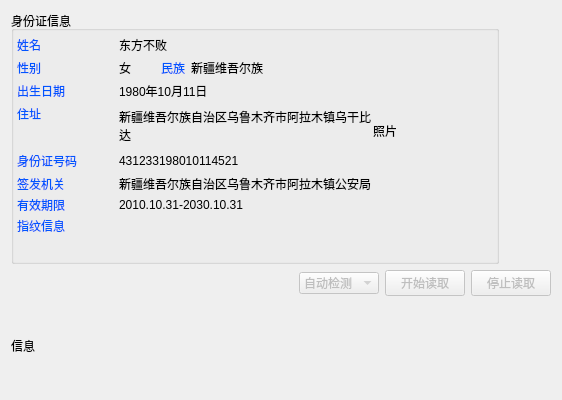
<?xml version="1.0" encoding="UTF-8"?>
<ui version="4.0">
 <class>Dialog</class>
 <widget class="QDialog" name="Dialog">
  <property name="geometry">
   <rect>
    <x>0</x>
    <y>0</y>
    <width>558</width>
    <height>400</height>
   </rect>
  </property>
  <property name="sizePolicy">
   <sizepolicy hsizetype="Fixed" vsizetype="Fixed">
    <horstretch>0</horstretch>
    <verstretch>0</verstretch>
   </sizepolicy>
  </property>
  <property name="windowTitle">
   <string>Dialog</string>
  </property>
  <layout class="QVBoxLayout" name="verticalLayout">
   <item>
    <widget class="QGroupBox" name="groupBox">
     <property name="sizePolicy">
      <sizepolicy hsizetype="Fixed" vsizetype="Fixed">
       <horstretch>0</horstretch>
       <verstretch>0</verstretch>
      </sizepolicy>
     </property>
     <property name="minimumSize">
      <size>
       <width>540</width>
       <height>320</height>
      </size>
     </property>
     <property name="maximumSize">
      <size>
       <width>540</width>
       <height>320</height>
      </size>
     </property>
     <property name="title">
      <string>身份证信息</string>
     </property>
     <layout class="QGridLayout" name="gridLayout">
      <property name="sizeConstraint">
       <enum>QLayout::SetFixedSize</enum>
      </property>
      <property name="leftMargin">
       <number>3</number>
      </property>
      <property name="topMargin">
       <number>3</number>
      </property>
      <property name="rightMargin">
       <number>3</number>
      </property>
      <property name="bottomMargin">
       <number>3</number>
      </property>
      <property name="spacing">
       <number>2</number>
      </property>
      <item row="8" column="1" rowspan="2" colspan="3">
       <widget class="QLabel" name="label_Address_2">
        <property name="minimumSize">
         <size>
          <width>220</width>
          <height>42</height>
         </size>
        </property>
        <property name="styleSheet">
         <string notr="true">font: 75 10pt &quot;Microsoft YaHei UI&quot;;
color: rgb(0, 0, 0);</string>
        </property>
        <property name="text">
         <string/>
        </property>
       </widget>
      </item>
      <item row="2" column="1" colspan="3">
       <widget class="QLabel" name="label_Birthday">
        <property name="minimumSize">
         <size>
          <width>200</width>
          <height>0</height>
         </size>
        </property>
        <property name="styleSheet">
         <string notr="true">font: 75 10pt &quot;Microsoft YaHei UI&quot;;
color: rgb(0, 0, 0);</string>
        </property>
        <property name="text">
         <string>1980年10月11日</string>
        </property>
       </widget>
      </item>
      <item row="0" column="0">
       <widget class="QLabel" name="label">
        <property name="minimumSize">
         <size>
          <width>100</width>
          <height>0</height>
         </size>
        </property>
        <property name="maximumSize">
         <size>
          <width>100</width>
          <height>16777215</height>
         </size>
        </property>
        <property name="styleSheet">
         <string notr="true">font: 75 10pt &quot;Microsoft YaHei UI&quot;;
color: rgb(0, 85, 255);</string>
        </property>
        <property name="text">
         <string>姓名</string>
        </property>
       </widget>
      </item>
      <item row="8" column="0">
       <widget class="QLabel" name="label_11">
        <property name="minimumSize">
         <size>
          <width>100</width>
          <height>0</height>
         </size>
        </property>
        <property name="maximumSize">
         <size>
          <width>100</width>
          <height>16777215</height>
         </size>
        </property>
        <property name="styleSheet">
         <string notr="true">font: 75 10pt &quot;Microsoft YaHei UI&quot;;
color: rgb(0, 85, 255);</string>
        </property>
        <property name="text">
         <string>指纹信息</string>
        </property>
       </widget>
      </item>
      <item row="2" column="0">
       <widget class="QLabel" name="label_6">
        <property name="minimumSize">
         <size>
          <width>100</width>
          <height>0</height>
         </size>
        </property>
        <property name="maximumSize">
         <size>
          <width>100</width>
          <height>16777215</height>
         </size>
        </property>
        <property name="styleSheet">
         <string notr="true">font: 75 10pt &quot;Microsoft YaHei UI&quot;;
color: rgb(0, 85, 255);</string>
        </property>
        <property name="text">
         <string>出生日期</string>
        </property>
       </widget>
      </item>
      <item row="1" column="1">
       <widget class="QLabel" name="label_Gender">
        <property name="minimumSize">
         <size>
          <width>40</width>
          <height>0</height>
         </size>
        </property>
        <property name="styleSheet">
         <string notr="true">font: 75 10pt &quot;Microsoft YaHei UI&quot;;
color: rgb(0, 0, 0);</string>
        </property>
        <property name="text">
         <string>女</string>
        </property>
       </widget>
      </item>
      <item row="3" column="1" rowspan="2" colspan="3">
       <widget class="QLabel" name="label_Address">
        <property name="minimumSize">
         <size>
          <width>220</width>
          <height>40</height>
         </size>
        </property>
        <property name="styleSheet">
         <string notr="true">font: 75 10pt &quot;Microsoft YaHei UI&quot;;
color: rgb(0, 0, 0);</string>
        </property>
        <property name="text">
         <string>新疆维吾尔族自治区乌鲁木齐市阿拉木镇乌干比达</string>
        </property>
        <property name="wordWrap">
         <bool>true</bool>
        </property>
       </widget>
      </item>
      <item row="6" column="0">
       <widget class="QLabel" name="label_9">
        <property name="minimumSize">
         <size>
          <width>100</width>
          <height>0</height>
         </size>
        </property>
        <property name="maximumSize">
         <size>
          <width>100</width>
          <height>16777215</height>
         </size>
        </property>
        <property name="styleSheet">
         <string notr="true">font: 75 10pt &quot;Microsoft YaHei UI&quot;;
color: rgb(0, 85, 255);</string>
        </property>
        <property name="text">
         <string>签发机关</string>
        </property>
       </widget>
      </item>
      <item row="0" column="1" colspan="3">
       <widget class="QLabel" name="label_Name">
        <property name="minimumSize">
         <size>
          <width>120</width>
          <height>0</height>
         </size>
        </property>
        <property name="styleSheet">
         <string notr="true">font: 75 10pt &quot;Microsoft YaHei UI&quot;;
color: rgb(0, 0, 0);</string>
        </property>
        <property name="text">
         <string>东方不败</string>
        </property>
       </widget>
      </item>
      <item row="3" column="0">
       <widget class="QLabel" name="label_7">
        <property name="minimumSize">
         <size>
          <width>100</width>
          <height>0</height>
         </size>
        </property>
        <property name="maximumSize">
         <size>
          <width>100</width>
          <height>16777215</height>
         </size>
        </property>
        <property name="styleSheet">
         <string notr="true">font: 75 10pt &quot;Microsoft YaHei UI&quot;;
color: rgb(0, 85, 255);</string>
        </property>
        <property name="text">
         <string>住址</string>
        </property>
       </widget>
      </item>
      <item row="7" column="0">
       <widget class="QLabel" name="label_10">
        <property name="minimumSize">
         <size>
          <width>100</width>
          <height>0</height>
         </size>
        </property>
        <property name="maximumSize">
         <size>
          <width>100</width>
          <height>16777215</height>
         </size>
        </property>
        <property name="styleSheet">
         <string notr="true">font: 75 10pt &quot;Microsoft YaHei UI&quot;;
color: rgb(0, 85, 255);</string>
        </property>
        <property name="text">
         <string>有效期限</string>
        </property>
       </widget>
      </item>
      <item row="1" column="0">
       <widget class="QLabel" name="label_2">
        <property name="minimumSize">
         <size>
          <width>100</width>
          <height>0</height>
         </size>
        </property>
        <property name="maximumSize">
         <size>
          <width>100</width>
          <height>16777215</height>
         </size>
        </property>
        <property name="styleSheet">
         <string notr="true">font: 75 10pt &quot;Microsoft YaHei UI&quot;;
color: rgb(0, 85, 255);</string>
        </property>
        <property name="text">
         <string>性别</string>
        </property>
       </widget>
      </item>
      <item row="5" column="1" colspan="3">
       <widget class="QLabel" name="label_Identify">
        <property name="minimumSize">
         <size>
          <width>200</width>
          <height>0</height>
         </size>
        </property>
        <property name="styleSheet">
         <string notr="true">font: 75 10pt &quot;Microsoft YaHei UI&quot;;
color: rgb(0, 0, 0);</string>
        </property>
        <property name="text">
         <string>431233198010114521</string>
        </property>
       </widget>
      </item>
      <item row="5" column="0">
       <widget class="QLabel" name="label_8">
        <property name="minimumSize">
         <size>
          <width>100</width>
          <height>0</height>
         </size>
        </property>
        <property name="maximumSize">
         <size>
          <width>100</width>
          <height>16777215</height>
         </size>
        </property>
        <property name="styleSheet">
         <string notr="true">font: 75 10pt &quot;Microsoft YaHei UI&quot;;
color: rgb(0, 85, 255);</string>
        </property>
        <property name="text">
         <string>身份证号码</string>
        </property>
       </widget>
      </item>
      <item row="1" column="2">
       <widget class="QLabel" name="label_5">
        <property name="styleSheet">
         <string notr="true">font: 75 10pt &quot;Microsoft YaHei UI&quot;;
color: rgb(0, 85, 255);</string>
        </property>
        <property name="text">
         <string>民族</string>
        </property>
       </widget>
      </item>
      <item row="6" column="1" colspan="3">
       <widget class="QLabel" name="label_IssueAuthority">
        <property name="minimumSize">
         <size>
          <width>200</width>
          <height>0</height>
         </size>
        </property>
        <property name="styleSheet">
         <string notr="true">font: 75 10pt &quot;Microsoft YaHei UI&quot;;
color: rgb(0, 0, 0);</string>
        </property>
        <property name="text">
         <string>新疆维吾尔族自治区乌鲁木齐市阿拉木镇公安局</string>
        </property>
       </widget>
      </item>
      <item row="7" column="1" colspan="3">
       <widget class="QLabel" name="label_ExpirationDate">
        <property name="minimumSize">
         <size>
          <width>200</width>
          <height>0</height>
         </size>
        </property>
        <property name="styleSheet">
         <string notr="true">font: 75 10pt &quot;Microsoft YaHei UI&quot;;
color: rgb(0, 0, 0);</string>
        </property>
        <property name="text">
         <string>2010.10.31-2030.10.31</string>
        </property>
       </widget>
      </item>
      <item row="1" column="3">
       <widget class="QLabel" name="label_Nation">
        <property name="minimumSize">
         <size>
          <width>180</width>
          <height>0</height>
         </size>
        </property>
        <property name="styleSheet">
         <string notr="true">font: 75 10pt &quot;Microsoft YaHei UI&quot;;
color: rgb(0, 0, 0);</string>
        </property>
        <property name="text">
         <string>新疆维吾尔族</string>
        </property>
       </widget>
      </item>
      <item row="0" column="4" rowspan="7" colspan="2">
       <widget class="QLabel" name="label_Photo">
        <property name="minimumSize">
         <size>
          <width>120</width>
          <height>160</height>
         </size>
        </property>
        <property name="maximumSize">
         <size>
          <width>102</width>
          <height>126</height>
         </size>
        </property>
        <property name="text">
         <string>照片</string>
        </property>
       </widget>
      </item>
     </layout>
    </widget>
   </item>
   <item>
    <layout class="QHBoxLayout" name="horizontalLayout">
     <item>
      <spacer name="horizontalSpacer">
       <property name="orientation">
        <enum>Qt::Horizontal</enum>
       </property>
       <property name="sizeHint" stdset="0">
        <size>
         <width>248</width>
         <height>20</height>
        </size>
       </property>
      </spacer>
     </item>
     <item>
      <widget class="QComboBox" name="comboBox_Port">
       <property name="enabled">
        <bool>false</bool>
       </property>
       <property name="minimumSize">
        <size>
         <width>80</width>
         <height>0</height>
        </size>
       </property>
       <item>
        <property name="text">
         <string>自动检测</string>
        </property>
       </item>
       <item>
        <property name="text">
         <string>USB</string>
        </property>
       </item>
       <item>
        <property name="text">
         <string>串口</string>
        </property>
       </item>
      </widget>
     </item>
     <item>
      <widget class="QPushButton" name="pushButton_Start">
       <property name="enabled">
        <bool>false</bool>
       </property>
       <property name="minimumSize">
        <size>
         <width>0</width>
         <height>25</height>
        </size>
       </property>
       <property name="text">
        <string>开始读取</string>
       </property>
      </widget>
     </item>
     <item>
      <widget class="QPushButton" name="pushButton_Stop">
       <property name="enabled">
        <bool>false</bool>
       </property>
       <property name="minimumSize">
        <size>
         <width>0</width>
         <height>25</height>
        </size>
       </property>
       <property name="text">
        <string>停止读取</string>
       </property>
      </widget>
     </item>
    </layout>
   </item>
   <item>
    <layout class="QHBoxLayout" name="horizontalLayout_2">
     <item>
      <widget class="QLabel" name="label_13">
       <property name="text">
        <string>信息</string>
       </property>
      </widget>
     </item>
     <item>
      <widget class="QLabel" name="label_Information">
       <property name="minimumSize">
        <size>
         <width>400</width>
         <height>0</height>
        </size>
       </property>
       <property name="styleSheet">
        <string notr="true">font: 75 10pt &quot;Microsoft YaHei UI&quot;;
color: rgb(0, 0, 0);</string>
       </property>
       <property name="text">
        <string/>
       </property>
      </widget>
     </item>
    </layout>
   </item>
  </layout>
 </widget>
 <resources/>
 <connections/>
</ui>
